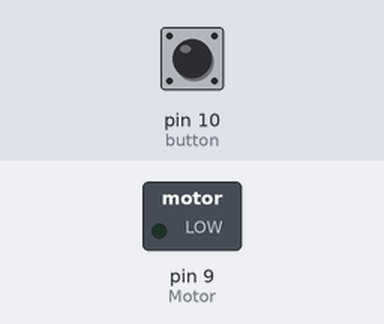
A sketch run on a simulated Arduino Uno, built with avr-gcc and run on an emulated ATmega328P. Shown: switched loads named in the sketch (green lamp = pin HIGH). Inputs (shaded band) come from the test bench; at power-on: pin 10 (button) LOW.

Above: at 1.2 s.
1.3 s: pin 10 (button) pulled HIGH for 0.15 s
At 1.37 s:
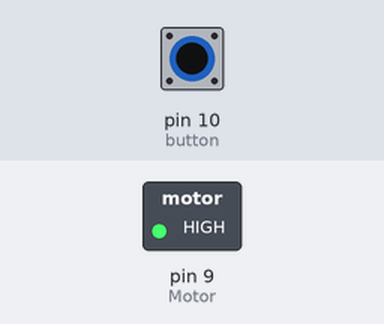
2.9 s: pin 10 (button) pulled HIGH for 3.2 s
At 6.8 s:
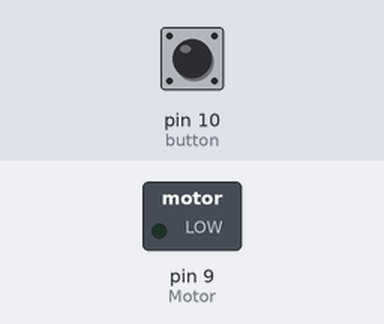
Timing chart, 0 to 8.3 s (numbered marks = the images above; inputs shaded):
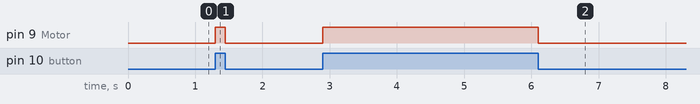

Measured:
- after the input at 1.3 s, pin 9 (Motor): LOW → HIGH at once, → LOW 0.15 s later
- after the input at 2.9 s, pin 9 (Motor): LOW → HIGH at once, → LOW 3.2 s later

The sketch:

Direct_Motor_Control.ino
```cpp
int Motor = 9;
int button =10;

void setup()
{
pinMode(Motor, OUTPUT);
pinMode(button, INPUT);
}

void loop()
{

if(digitalRead(button)==HIGH)
{
  digitalWrite(Motor, HIGH);
}
else{
  digitalWrite(Motor, LOW);
}
}
```
